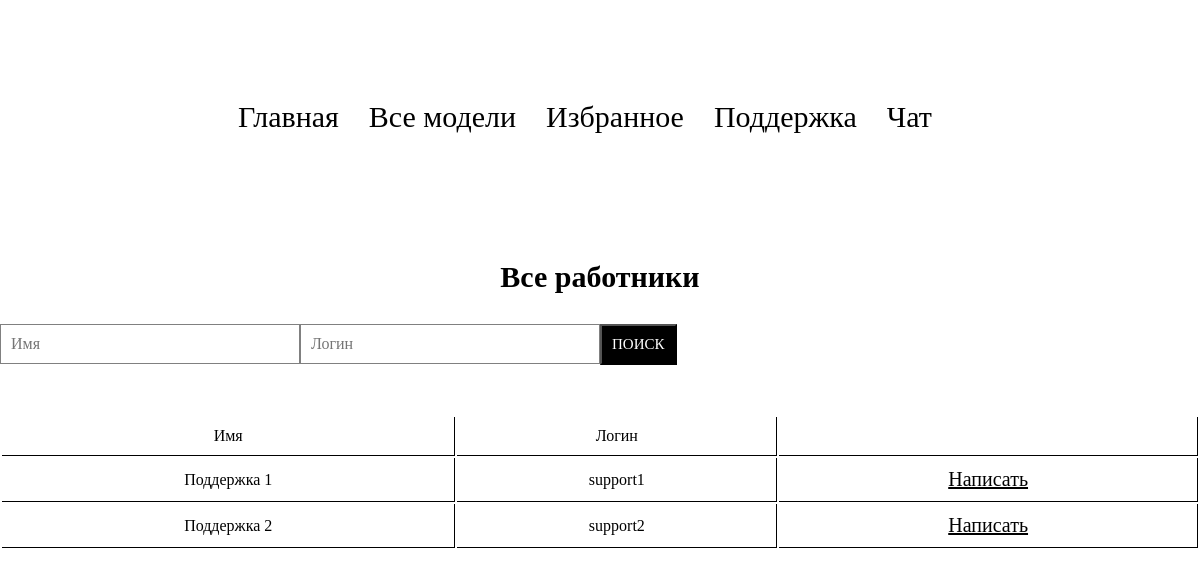
Page /supportlist on the committed database.
### models.py (models this page shows, shortened)
class Support(db.Model):
    id = db.Column(db.Integer, primary_key=True)
    name = db.Column(db.String, nullable=False)
    username = db.Column(db.String, nullable=False, unique=True)
    pas = db.Column(db.String, nullable=False)

### main.py (the view)
@app.route('/supportlist', methods=["GET", "POST"])
def supportlist():
    user = []
    if request.method == 'POST':
        name = request.form.get('searchname')
        login = request.form.get('searchlogin')
        if name and not login:
            user = Support.query.filter_by(name=name).all()
            if user:
                return render_template('supportlist.html', user=user)
            else:
                flash('Не найдено')
                return render_template('supportlist.html')
        if not name and login:
            user = Support.query.filter_by(username=login).all()
            if user:
                return render_template('supportlist.html', user=user)
            else:
                flash('Не найдено')
                return render_template('supportlist.html')
        if name and login:
            user = Support.query.filter_by(name=name, username=login).all()
            if user:
                return render_template('supportlist.html', user=user)
            else:
                flash('Не найдено')
                return render_template('supportlist.html')
    else:
        user = Support.query.order_by(Support.id).all()
        return render_template('supportlist.html', user=user)

### templates/supportlist.html (shortened to what this page needs)
{% extends 'base_user.html' %}
{% block content %}
{{ super() }}
<table>
     <h2>Все работники</h2>
      <form class="form" action="{{url_for('.supportlist')}}" method="POST">
            <input class="prod__input" type="text" name="searchname" id="searchname" placeholder="Имя">
            <input class="prod__input" type="text" name="searchlogin" id="searchlogin" placeholder="Логин">
            <input class="product__btn" type="submit" value="Поиск"><br>
        </form>
<table class="prod__table" width="100%">
    <tr>
        <td>Имя</td>
        <td>Логин</td>
        <td></td>
    </tr>
    {% for j in user %}
    <tr>
    <td >{{ j.name }}</td>
        <td>{{ j.username }}</td>
         <td><a href="/chatus">Написать</a>
    </tr>
    {% endfor %}
</table>
{% endblock %}

### static/css/style.css (style rules this page uses)
html { -webkit-box-sizing: border-box; box-sizing: border-box; }
*, *::after, *::before { -webkit-box-sizing: inherit; box-sizing: inherit; }
body, h1, h2, h3, h4, h5, h6, p, ul[class], ol[class], li, figure, figcaption, blockquote, dl, dd { margin: 0; }
input, button, textarea, select { font: inherit; }
h2 { font-size: 30px; text-align: center; padding-bottom: 30px; padding-top: 100px; }
a { color: black; font-size: 20px; }
.form { display: flex; flex-direction: column; width: 800px; margin: 0 auto; padding-top: 30px; }
.prod__input { width: 300px; border: 1px solid gray; padding: 10px; }
td { border-right: 1px solid #000; text-align: center; border-bottom: 1px solid #000; padding: 10px; }
body { padding-top: 100px; padding-bottom: 100px; }
.product__btn { background-color: black; text-transform: uppercase; color: #fff; font-size: 15px; padding: 10px; }
.prod__table { padding-top: 50px; }

### rows in the picture
Support: name "Поддержка 1", username "support1"
Support: name "Поддержка 2", username "support2"
